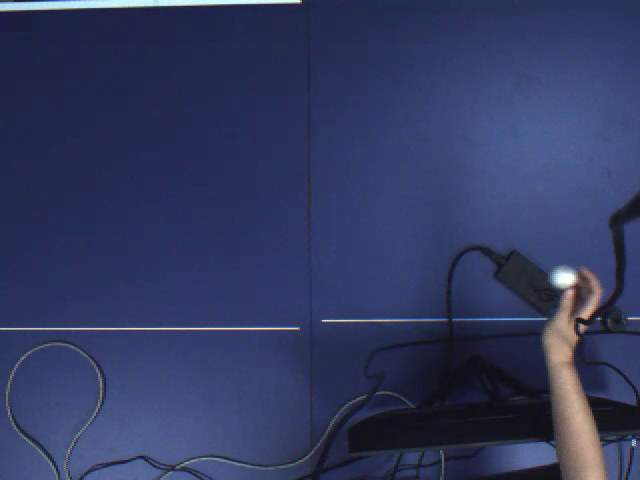
#> input picture frame 60 of Video_20230917155504053.avi, 640 x 480 px
$ python main.py
#> lines starting #> are read from the running program, lines starting #| are printed output that depends on the picture; after the words box and inside, x2 and y2 are one past the last pixel; in counts of white or black regions, pixels touching at a corner belong together
### detector.py
import numpy as np
import cv2

class ball_detector:
    def __init__(self):
        params = cv2.SimpleBlobDetector_Params()
        # Change thresholds
        params.minThreshold = 100
        # Filter by Color.
        params.filterByColor = True
        params.blobColor = 255
        # Filter by Area.
        params.filterByArea = True
        params.minArea = 50
        params.maxArea = 800
        # Filter by Circularity
        params.filterByCircularity = True
        params.minCircularity = 0.5
        # Filter by Convexity
        params.filterByConvexity = True
        params.minConvexity = 0.7
        # Filter by Inertia
        params.filterByInertia = True
        params.minInertiaRatio = 0.4
        # Create a detector with the parameters
        self.detector = cv2.SimpleBlobDetector_create(params)

    def detect(self, gray):
        keypoints = self.detector.detect(gray)
        return keypoints

### filter.py
import numpy as np
import math

class EKF:
    # [48 lines left out: functions __init__, reset, predict, update, not called in this run]


class LSM:
    def __init__(self):
        self.x_list = []
        self.y_list = []
        self.z_list = []
        self.t_list = []
        self.x_coef = [0, 0]
        self.y_coef = [0, 0]
        self.z_coef = [0, 0, 0]

    # [8 lines left out: function reset, not called in this run]

    def predict(self, ts):
        x = np.zeros(6)
        x[0] = self.x_coef[0] * ts + self.x_coef[1]
        x[1] = self.y_coef[0] * ts + self.y_coef[1]
        x[2] = self.z_coef[0] * ts**2 + self.z_coef[1] * ts + self.z_coef[2]
        x[3] = self.x_coef[0]
        x[4] = self.y_coef[0]
        x[5] = self.z_coef[0] * ts * 2 + self.z_coef[1]
        return x

    def update(self, z, ts):
        self.x_list.append(z[0])
        self.y_list.append(z[1])
        self.z_list.append(z[2])
        self.t_list.append(ts)
        if len(self.t_list) > 1:
            self.x_coef = np.polyfit(self.t_list, self.x_list, 1)
            self.y_coef = np.polyfit(self.t_list, self.y_list, 1)
            self.z_coef[1:] = np.polyfit(self.t_list, self.z_list, 1)
        if len(self.t_list) > 2:
            self.z_coef = np.polyfit(self.t_list, self.z_list, 2)

### main.py
import numpy as np
import cv2
import matplotlib.pyplot as plt
from filter import EKF, LSM
from detector import ball_detector

K = np.array([[865.29032302,   0.,         304.34293431],
            [0.,         866.32284792, 268.04833382],
            [0.,           0.,           1.        ],])
rvecs = np.array([[ 0.03551169],
                [ 0.04409006],
                [-0.02311399],])
tvecs = np.array([[0.06183228],
                [0.11472198],
                [1.96794425],])
R = cv2.Rodrigues(rvecs)[0]

# p_c = np.array([[0.], [0.], [1.]]) * 1.96
# print(np.linalg.inv(R) @ (np.linalg.inv(K) @ p_c - tvecs) * np.array([[1], [-1], [-1]]))

detector = ball_detector()

cap = cv2.VideoCapture("Video_20230917155504053.avi")
cap.set(cv2.CAP_PROP_POS_FRAMES, 60)

use_EKF = False
my_lsm = LSM()
p_w_last = np.zeros(3)
timestamp = 0
EKF_flag = 0
x_o_list = []
x_f_list = []
ts_list = []

while True:
    _, image0 = cap.read()
#> image0 is the input picture: shape (480, 640, 3); mean B, G, R 96, 57.9, 50.2
    while True:
        gray = cv2.cvtColor(image0, cv2.COLOR_BGR2GRAY)
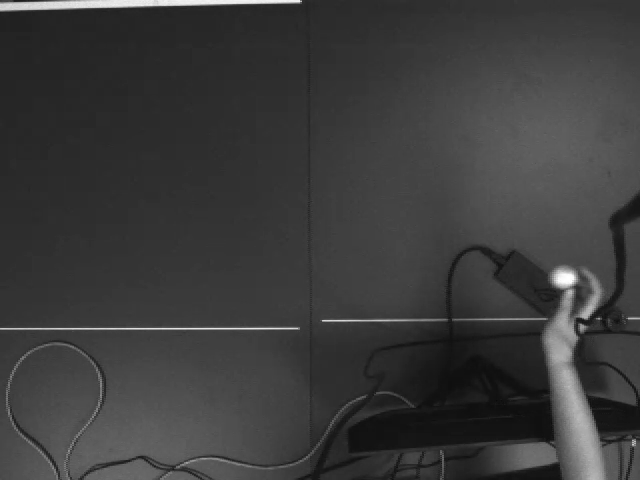
#> gray: shape (480, 640); min 9, max 255, mean 59.9
        keypoints = detector.detect(gray)
#> in detect, `keypoints = self.detector.detect(gray)`: keypoints = 1 keypoints; (x, y, size): (564, 278, 18.9)
#> keypoints = 1 keypoints; (x, y, size): (564, 278, 18.9)
        if len(keypoints) == 1:
            kp = keypoints[0]
#> kp = keypoint at (564.3, 278), size 18.9
            cv2.circle(image0, (int(kp.pt[0]), int(kp.pt[1])), int(kp.size / 2), (0, 0, 255), 3)
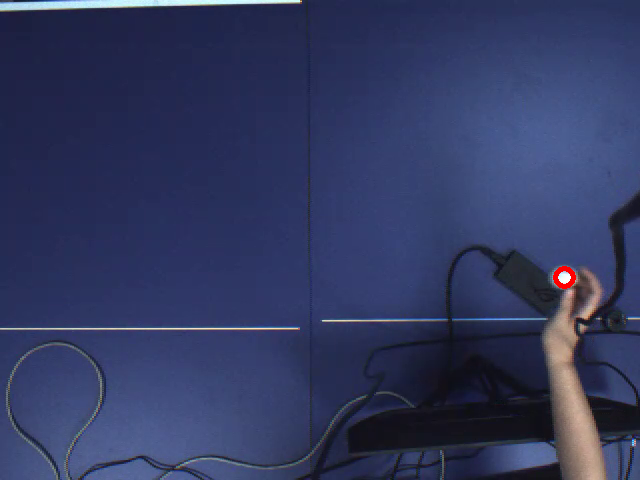
#> image0: shape (480, 640, 3); 0.09% of pixels changed, all inside (x1, y1, x2, y2) = (553, 266, 576, 289)
        elif len(keypoints) > 1:
            maxval = 0
            maxidx = 0
            for idx, kp in enumerate(keypoints):
                cv2.circle(image0, (int(kp.pt[0]), int(kp.pt[1])), int(kp.size / 2), (0, 0, 255), 3)

        # print(kp.pt[0], kp.pt[1], kp.size)
        Z = 14.61 * 1.968 / kp.size
#> Z = 1.52
        p_c = np.array([[kp.pt[0]], [kp.pt[1]], [1.]]) * Z
#> p_c = [859.8, 423.5, 1.52]
        p_w = np.linalg.inv(R) @ (np.linalg.inv(K) @ p_c - tvecs) * np.array([[1], [-1], [-1]])
#> p_w = [0.417, 0.103, 0.423]
        p_w = p_w.squeeze()
        # print(p_w)

        if use_EKF:
            if EKF_flag == 0:
                p_w_last = p_w
                EKF_flag = 1
            elif EKF_flag == 1:
                my_ekf = EKF()
                v_1 = (p_w - p_w_last) * 200.0
                p_w_last = p_w
                x_1 = np.hstack((p_w, v_1))
                print(x_1)
                my_ekf.reset(x_1)
                timestamp = 0
                EKF_flag = 2
            else:
                timestamp += 1 / 200.
                my_ekf.predict(timestamp)
                my_ekf.update(p_w, timestamp)
                # print(my_ekf.x)
                # print()
                v_1 = (p_w - p_w_last) * 200.0
                p_w_last = p_w
                x_o = np.hstack((p_w, v_1))
                x_o_list.append(x_o)
                x_f_list.append(my_ekf.x)
                ts_list.append(timestamp)
        else:
            v_o = (p_w - p_w_last) * 200.0
#> v_o = [83.47, 20.66, 84.53]
            p_w_last = p_w
#> p_w_last = [0.417, 0.103, 0.423]
            x_o = np.hstack((p_w, v_o))
#> x_o = [0.417, 0.103, 0.423, 83.47, 20.66, 84.53]
            x_o_list.append(x_o)
            x_f_list.append(my_lsm.predict(timestamp))
            ts_list.append(timestamp)
            my_lsm.update(x_o, timestamp)
            timestamp += 1 / 200.


        cv2.imshow("demo", image0)
        if cv2.waitKey()==27:
#> (key Esc is pressed here)
            cap.release()
            cv2.destroyAllWindows()

            ax1 = plt.subplot(321)
            ax1.plot(ts_list[1:], np.array(x_o_list)[1:, 0], label="x")
            ax1.plot(ts_list[1:], np.array(x_f_list)[1:, 0], label="x_f")
            ax1.legend()
            ax2 = plt.subplot(323)
            ax2.plot(ts_list[1:], np.array(x_o_list)[1:, 1], label="y")
            ax2.plot(ts_list[1:], np.array(x_f_list)[1:, 1], label="y_f")
            ax2.legend()
            ax3 = plt.subplot(325)
            ax3.plot(ts_list[1:], np.array(x_o_list)[1:, 2], label="z")
            ax3.plot(ts_list[1:], np.array(x_f_list)[1:, 2], label="z_f")
            ax3.legend()
            ax4 = plt.subplot(322)
            ax4.plot(ts_list[1:], np.array(x_o_list)[1:, 3], label="vx")
            ax4.plot(ts_list[1:], np.array(x_f_list)[1:, 3], label="vx_f")
            ax4.legend()
            ax5 = plt.subplot(324)
            ax5.plot(ts_list[1:], np.array(x_o_list)[1:, 4], label="vy")
            ax5.plot(ts_list[1:], np.array(x_f_list)[1:, 4], label="vy_f")
            ax5.legend()
            ax6 = plt.subplot(326)
            ax6.plot(ts_list[1:], np.array(x_o_list)[1:, 5], label="vz")
            ax6.plot(ts_list[1:], np.array(x_f_list)[1:, 5], label="vz_f")
            ax6.legend()
            plt.show()
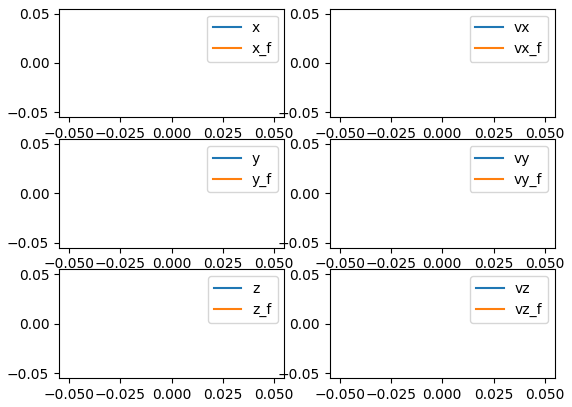
#> figure drawn by matplotlib, 6 panels
            exit(0)
#> (the program exits here)
